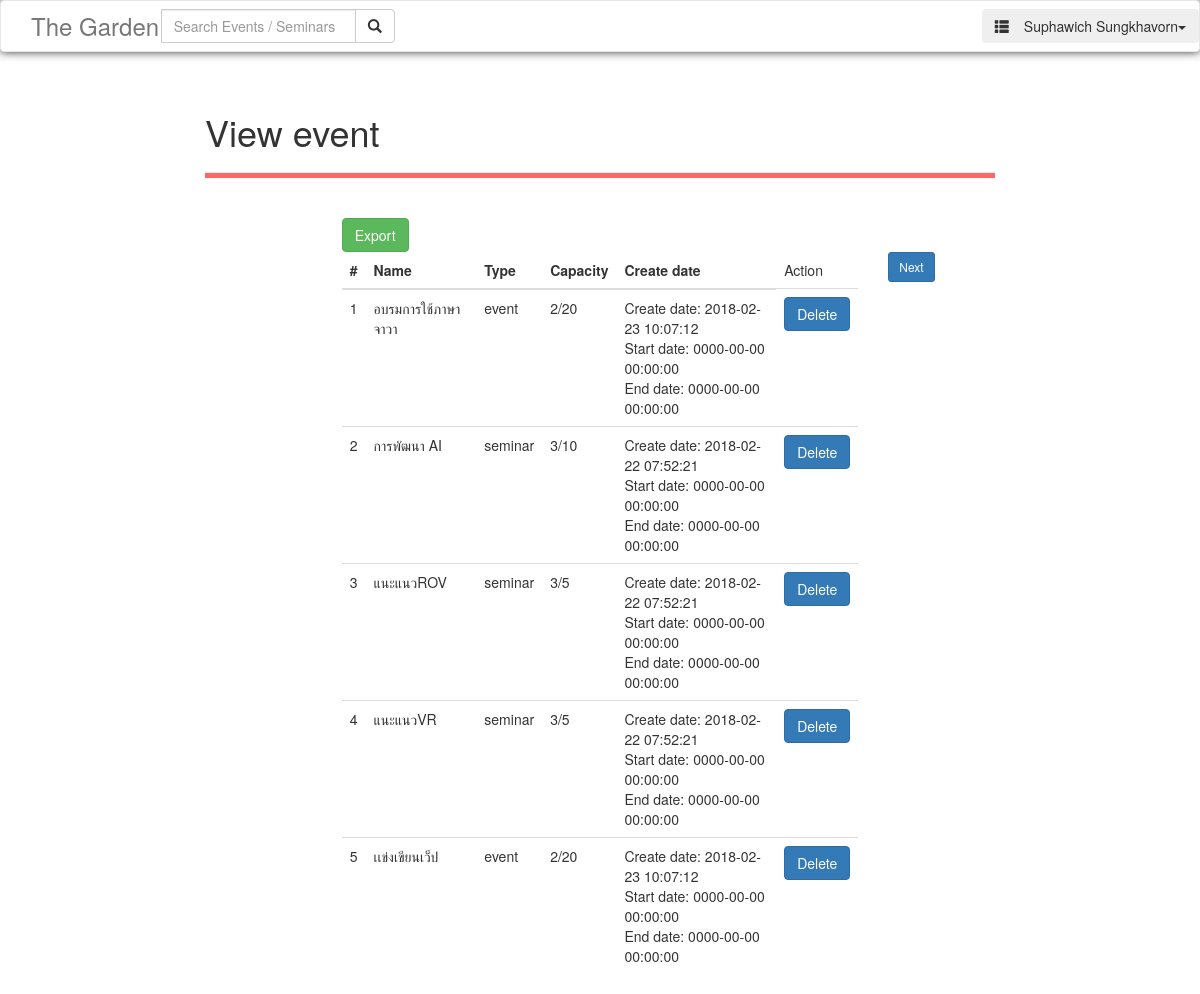
Screenshot of /viewevent.php (signed in) with the database file from the repository.
### tables this page shows
CREATE TABLE `event` (
  `noevent` int(10) UNSIGNED NOT NULL,
  `username` varchar(15) NOT NULL,
  `name` varchar(50) NOT NULL,
  `type` varchar(10) NOT NULL,
  `current` smallint(6) NOT NULL,
  `capacity` smallint(6) NOT NULL,
  `price` int(11) NOT NULL,
  `imagePath` text NOT NULL,
  `vdoPath` text NOT NULL,
  `description` text NOT NULL,
  `create_date_time` datetime NOT NULL,
  `start_date_time` datetime NOT NULL,
  `end_date_time` datetime NOT NULL,
  `location` text NOT NULL,
  `condition` text NOT NULL,
  `status` tinyint(1) NOT NULL
);

### viewevent.php (the view, shortened to what this page needs)
<!DOCTYPE html>
<html>
<head>
  <link rel="stylesheet" href="https://maxcdn.bootstrapcdn.com/bootstrap/3.3.7/css/bootstrap.min.css">
  <link rel="stylesheet" href="https://cdnjs.cloudflare.com/ajax/libs/font-awesome/4.7.0/css/font-awesome.min.css"/>
</head>
<?php require 'header.php'; ?>
<?php
require './database/epmtfafn_satta_db.php';
$is_show_next = "";
$str_table = "";
$hasFilter = false;
$is_show_export = "noshow";
function pageToString($number, $arr) {
	$capacity = 5;
	$begin = 1;
	$max = ($number*$capacity);
	$str = '';
	for ($i=$begin; $i <= $max && $i <= count($arr); $i++) {
		$event = $arr[$i-1];
		$td = "<tr>";
		$temp = "";
		$td .= "<td>".$i."</td>";
		foreach ($event as $key => $value) {
			switch ($key) {
				case 'name':
					$td .= "<td>".$value."</td>";
					break;
				case 'type':
					$td .= "<td>".$value."</td>";
					break;
			}
			if (!strcmp($key, "current")) {
				$temp = "<td>".$value;
			} else if (!strcmp($key, "capacity")) {
				$temp .= "/".$value."</td>";
				$td .= $temp;
			}
			if (!strcmp($key, "create_date_time")) {
				$temp = "<td>Create date: ".$value;
			} else if (!strcmp($key, "start_date_time")) {
				$temp .= "<br>Start date: ".$value;
			} else if (!strcmp($key, "end_date_time")) {
				$temp .= "<br>End date: ".$value."</td>";
				$td .= $temp;
			}
		}
		if ($_SESSION['position'] == "admin") {
			$td .= '<td><form method="POST" onsubmit="return confirm(\'Do you want delete event `'.$event['name'].'` from website?\')"><input type="hidden" name="status" value="delete-event"><input type="hidden" name="noevent" value="'.$event['noevent'].'"><button type="submit" class="btn btn-primary" name="submit">Delete</button></form></td></tr>';
		}
		$str .= $td;
	}
	return $str;
}
$arr = array();
$db = new Database();
$db->openDatabase();
if ($hasFilter) {
	$arr = $filter;
} else if ($_SESSION['position'] == "admin") {
	$arr = $db->get_event_and_seminar_all();
} else {
	$arr = $db->get_event_username($_SESSION['username']);
}
if (isset($_POST['next_page']) && count($arr) > 0) {
	$str_table = pageToString($_POST['next_page'], $arr);
} else {
	$str_table = pageToString(1, $arr);
}
?>
<body>
	<div class="row content">
		<div class="col-sm-2" ></div>
		<div class="col-sm-8">
			<div class="row">
				<div class="col-sm-12 ">
					<br>
					<h1>View event</h1>
				  <hr style="height:5px;  background-color:#FF6666	;">
					<br>
				</div>
			</div>
			<div class="row">
				<div class="col-sm-2"></div>
				<div class="col-sm-8">
					<form method="POST" action="./admin-export.php">
						<button type="submit" class="btn btn-success name="submit" <?php echo $is_show_export; ?>">Export</button>
					</form>
				</div>
				<div class="col-sm-2"></div>
			</div>
			<div class="row">
				<div class="col-sm-2 h-25 mt-auto mb-auto">
				</div>
				<div class="col-sm-8">
					<table class="table table-hover table-sm">
						<thead class="table-danger">
							<tr>
								<th>#</th>
								<th>Name</th>
								<th>Type</th>
								<th>Capacity</th>
								<th>Create date</th>
								<td>Action</td>
							</tr>
						</thead>
						<tbody>
							<?php echo $str_table; ?>
						</tbody>
					</table>
				</div>
				<div class="col-sm-2 h-25 mt-auto mb-auto">
					<form id="viewevent-next-page-form" method="POST">
						<a class="btn btn-primary btn-sm <?php echo $is_show_next;?>" onclick="document.getElementById('viewevent-next-page-form').submit();">Next</a>
					</form>
				</div>
			</div>
		</div>
		<div class="col-sm-2" ></div>
	</div>
</body>
</html>

### header.php (shortened to what this page needs)
<head>
	<link rel="stylesheet" href="https://maxcdn.bootstrapcdn.com/bootstrap/3.3.7/css/bootstrap.min.css">
	<link href="./css/theme.css" rel="stylesheet" >
</head>
<body>
<?php
	$is_show_profile = "noshow";
	if (isset($_SESSION['username'])) {
		$is_show_profile = "";
	}
?>
	<div class="navbar navbar-default" style="background-color: white; box-shadow:0 0 10px;">
		<div class="container-fluid">
		<div class="col-sm-2 navbar-header">
			<form id="name-website-form" method="POST" action="./home.php" style="">
				<a  id="name-website"  href="index.php" onclick="document.getElementById('name-website-form').submit(); " class="navbar-brand" style="font-size:24px;">The Garden</a>
			</form>
		</div>
			<form action="./viewAll.php" class="navbar-form navbar-left" method="post" style="margin-left:-65px;" >
				<div class="input-group">
					<input type="text" class="form-control" placeholder="Search Events / Seminars " name="search">
					<div class="input-group-btn">
						<button class="btn btn-default"  type="submit"><i class="glyphicon glyphicon-search"></i></button>
					</div>
				</div>
			</form>
			<ul class="nav navbar-nav navbar-right" >
			<div class="dropdown">
				<button type="button" id="btn-profile" class="btn  btn-md dropdown-toggle  <?php echo $is_show_profile;?>" data-toggle="dropdown" style="margin-top:8px;" ><span class="glyphicon glyphicon-th-list"></span><lebel style="margin-left:15px;"><?php echo $_SESSION['first_name']." ".$_SESSION['last_name']; ?></label><span class="caret"></span></button>
			</div>
		</ul>
	</div>
	</div>
</body>

### database/epmtfafn_satta_db.php (shortened to what this page needs)
<!DOCTYPE html>
<html>
<head>
</head>
<body>
<?php
class Database
{
	private $servername = "localhost";
	private $username = "root";
	private $password = "";
	private $dbname = "epmtfafn_satta";
	private $conn = null;
	public function openDatabase() {
		try
		{
		  $this->conn = new PDO("mysql:host=$this->servername;dbname=$this->dbname", $this->username, $this->password);
		 	$this->conn->exec("set names utf8");
	    $this->conn->setAttribute(PDO::ATTR_ERRMODE, PDO::ERRMODE_EXCEPTION);
	  }
		catch(PDOException $e)
		{
		  echo "Connection failed: " . $e->getMessage();
		}
	}
	public function closeDatabase() {
		$this->conn = null;
	}
	public function get_event_and_seminar_all() {
		$statement = $this->conn->query('SELECT * FROM event');
		$ret = $statement->fetchAll(PDO::FETCH_ASSOC);
		return $ret;
	}
}
?>
</body>
</html>

### rows the page displays
event: name "อบรมการใช้ภาษาจาวา", type "event", current "2", capacity "20", create_date_time "2018-02-23 10:07:12", start_date_time "0000-00-00 00:00:00", end_date_time "0000-00-00 00:00:00"
event: name "การพัฒนา AI", type "seminar", current "3", capacity "10", create_date_time "2018-02-22 07:52:21", start_date_time "0000-00-00 00:00:00", end_date_time "0000-00-00 00:00:00"
event: name "แนะแนวROV", type "seminar", current "3", capacity "5", create_date_time "2018-02-22 07:52:21", start_date_time "0000-00-00 00:00:00", end_date_time "0000-00-00 00:00:00"
event: name "แนะแนวVR", type "seminar", current "3", capacity "5", create_date_time "2018-02-22 07:52:21", start_date_time "0000-00-00 00:00:00", end_date_time "0000-00-00 00:00:00"
event: name "เเข่งเขียนเว็ป", type "event", current "2", capacity "20", create_date_time "2018-02-23 10:07:12", start_date_time "0000-00-00 00:00:00", end_date_time "0000-00-00 00:00:00"

### other values shown
$_SESSION['first_name'] "Suphawich"
$_SESSION['last_name'] "Sungkhavorn"
